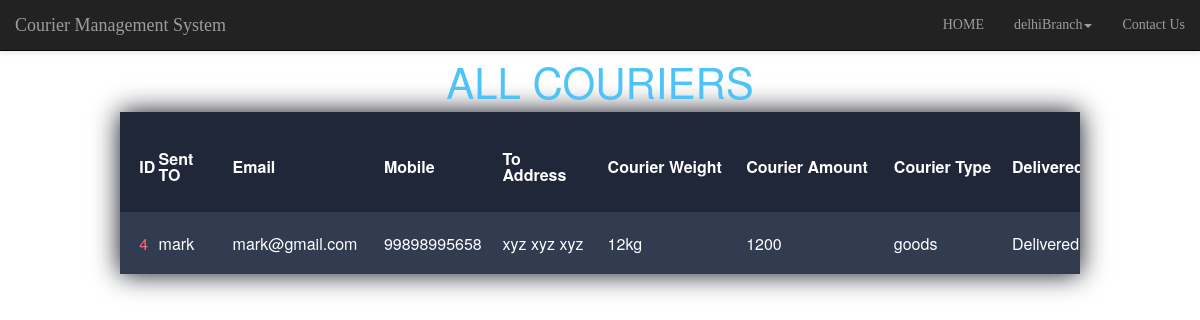
The page /CourierManagement/viewAllCouriers.php (signed in) on the database its author committed.
### tables this page shows
CREATE TABLE `courier` (
  `id` int(11) NOT NULL,
  `name` varchar(15) NOT NULL,
  `email` varchar(15) NOT NULL,
  `mobile` varchar(12) NOT NULL,
  `address` varchar(25) NOT NULL,
  `weight` varchar(10) NOT NULL,
  `amount` varchar(10) NOT NULL,
  `type` varchar(15) NOT NULL,
  `status` tinyint(4) NOT NULL,
  `uid` int(11) NOT NULL
);

### CourierManagement/viewAllCouriers.php (the view, shortened to what this page needs)
<html>
    <head>
<link href="css/simpleGridTemplate.css" rel="stylesheet" type="text/css">
<link href="css/bootstrap.css" rel="stylesheet" type="text/css">
<link href="css/Animate.css" rel="stylesheet" type="text/css">
<link rel="stylesheet" href="https://use.fontawesome.com/releases/v5.3.1/css/all.css">
<link rel="stylesheet" href="css/bootstrap.min.css">
<link href="css/Animate.css" rel="stylesheet" type="text/css">
<link href="css/animate.min.css" rel="stylesheet" type="text/css">
    </head>
    <body>
        <?php
        include 'navBar.php';
         ?>
        <div class="" style="margin-top:5%; width: 100%;">
        <h1> ALL COURIERS</h1>
<table class="container" >
	<thead>
		<tr>
			<th><h1>ID</h1></th>
			<th><h1>Sent TO</h1></th>
			<th><h1>Email</h1></th>
			<th><h1>Mobile</h1></th>
                        <th><h1>To Address</h1></th>
			<th><h1>Courier Weight</h1></th>
			<th><h1>Courier Amount</h1></th>
			<th><h1>Courier Type</h1></th>
                        <th><h1>Delivered</h1></th>
		</tr>
	</thead>
	<tbody>
               <?php
                        include 'connect.php';
                             $sql="select * from courier ";
                                 $appresult = $conn->query($sql);
                        if ($appresult->num_rows > 0) {
                             while($row = $appresult->fetch_assoc())
                                 {
                                 $id = $row['id'];
                                $email=$row['email'];
                                $name=$row['name'];
                                $address=$row['address'];
                                $weight=$row['weight'];
                                $amount=$row['amount'];
                                $type=$row['type'];
                                $status=$row['status'];
                                $mobile = $row['mobile'];
                                ?>
                                <tr>
                                    <td><?php echo $id;?></td>
                                    <td><?php echo $name;?></td>
                                    <td><?php echo $email;?></td>
                                    <td><?php echo $mobile;?></td>
                                    <td><?php echo $address;?></td>
                                    <td><?php echo $weight;?></td>
                                    <td><?php echo $amount;?></td>
                                    <td><?php echo $type;?></td>
                                    <td><?php if($status==1){
                                        echo 'Delivered';
                                    }else{
                                       echo "not Delivered";
                                    } ?></td>
                                </tr>
                                <?php
                                 }}
                              ?>
	</tbody>
</table>
        </div>
    </body>
</html>

### CourierManagement/css/simpleGridTemplate.css (style rules this page uses)
h1 { font-size:3em; font-weight: 300; line-height:1em; text-align: center; color: #4DC3FA; }
.container th h1 { font-weight: bold; font-size: 1em; text-align: left; color: #fff; }
.container td { color: #fff; font-weight: normal; font-size: 1em; -webkit-box-shadow: 0 2px 2px -2px #0E1119; -moz-box-shadow: 0 2px 2px -2px #0E1119; box-shadow: 0 2px 2px -2px #0E1119; }
.container { text-align: left; overflow: hidden; width: 80%; margin: 0 auto; display: table; padding: 0 0 8em 0; }
.container td, .container th { padding-bottom: 2%; padding-top: 2%; padding-left:2%; }
.container tr:nth-child(odd) { background-color: #323C50; }
.container th { background-color: #1F2739; }
.container td:first-child { color: #FB667A; }
* { margin: 0px; padding: 0px; box-sizing: border-box; }
h1,h2,h3,h4,h5,h6 { margin: 0px; }

### CourierManagement/viewAllCouriers.php (style rules this page uses)
h1 { font-size:3em; font-weight: 300; line-height:1em; text-align: center; color: #4DC3FA; }
.container th h1 { font-weight: bold; font-size: 1em; text-align: left; color: #fff; }
.container td { color: #fff; font-weight: normal; font-size: 1em; -webkit-box-shadow: 0 2px 2px -2px #0E1119; -moz-box-shadow: 0 2px 2px -2px #0E1119; box-shadow: 0 2px 2px -2px #0E1119; }
.container { text-align: left; overflow: hidden; width: 80%; margin: 0 auto; display: table; padding: 0 0 8em 0; box-shadow: 0px 0px 25px #0E1119; }
.container td, .container th { padding-bottom: 2%; padding-top: 2%; padding-left:2%; }
.container tr:nth-child(odd) { background-color: #323C50; }
.container th { background-color: #1F2739; }
.container td:first-child { color: #FB667A; }

### rows shown on the page
courier: id "4", name "mark", email "mark@gmail.com", mobile "99898995658", address "xyz xyz xyz", weight "12kg", amount "1200", type "goods", status "Delivered"

### other values the page prints
$myusername "delhiBranch"
